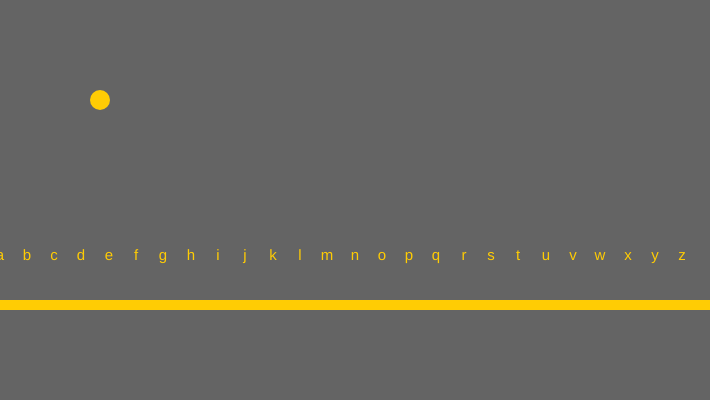
Frame 1 (no input)
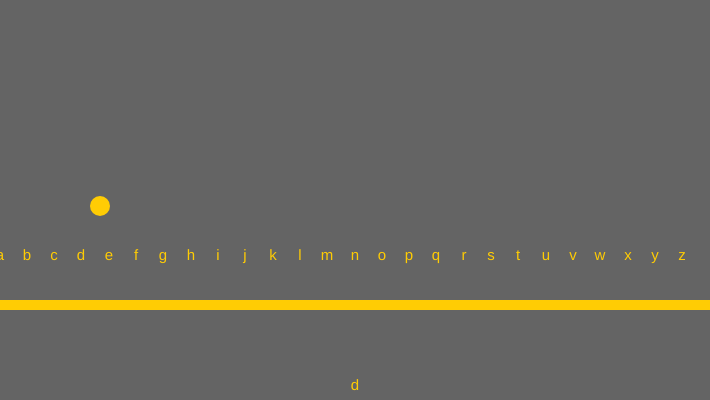
Frame 60 (no input)
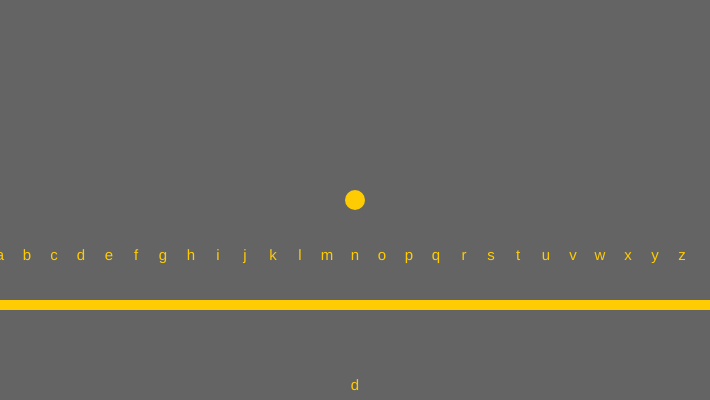
Frame 120 (the mouse pressed at the canvas centre since frame 60)

The p5.js sketch that drew these frames (run headless with seeded random() and noise() and a simulated clock; from frame 60 on, the mouse is pressed at the canvas centre):

// p5.js sketch
// ── sketch.js
let falling = true;
let gravity = 10;
let circleX = 100;
let circleY = 100;
let circleR = 20;
let velocity = 0;
let acc = 0.2;
let name = ""
let alphabet = ["a", "b", "c", "d", "e", "f", "g", "h", "i", "j", "k", "l", "m", "n", "o", "p",
"q", "r", "s", "t", "u", "v", "w", "x", "y", "z"]
let checkbox;
var submitted = false;
function setup() {
  createCanvas(710, 400);
  textSize(15);
  checkbox = createCheckbox('Finished', false);
  checkbox.changed(myCheckedEvent);
}

function draw() {
  background(100);
  noStroke();
  fill(255, 204, 4);
  if (submitted == false){
  circleY += velocity;
  velocity += acc;

  if (circleY+circleR/2 >= 300){
    falling = false;
    if (velocity != 0){
      velocity = -velocity+2;
  };
  };
  if (circleY+circleR/2 > 300){
    circleY = 300-circleR/2;
  }
  if (velocity <= 0.2 && velocity > 0 && circleY+circleR/2 >= 300){
    velocity = 0;
    acc = 0;
  }
  if (circleY+circleR/2 >= 300){
     name += position_to_letter(circleX)
     if (name.length > 15){
       name = ""
     }
  }
  textAlign(CENTER);

  mass_draw()
  ellipse(circleX, circleY, circleR, circleR);
  rect(0, 300, width, 10);
}
text(name, width/2, height-10);
}

function mousePressed() {
  if (mouseY < 300){
  circleX = mouseX;
  circleY = mouseY;
  falling = false;
  velocity = 0;
  acc = 0;
}
}

function mouseDragged() {
  if (circleY+circleR < 300){
    circleX = mouseX;
    circleY = mouseY;
  }

}
function mouseReleased() {
  if (submitted == false){
    falling = true;
    velocity = 0;
    acc = 0.2;

}}

function mass_draw(){
  for (i=0; i < alphabet.length; i++){
    let letterX = (width/alphabet.length)*i;
    let letterY = 260;
    letterX = parseInt(letterX)

    text(alphabet[i], letterX, letterY);
  }
}

function position_to_letter(position){
  let floatIndex = (position/width)*(alphabet.length);
  let index = parseInt(floatIndex);
  return alphabet[index]
}

function myCheckedEvent() {
  if (this.checked()) {
    submitted = true;
    letterX = 300
    letterY = 0;
    acc = 0;
    falling = false;
    velocity = 0;
  } else {
    submitted = false;
    acc = 0.1;
    falling = true;
    velocity = 0;
  }
}
